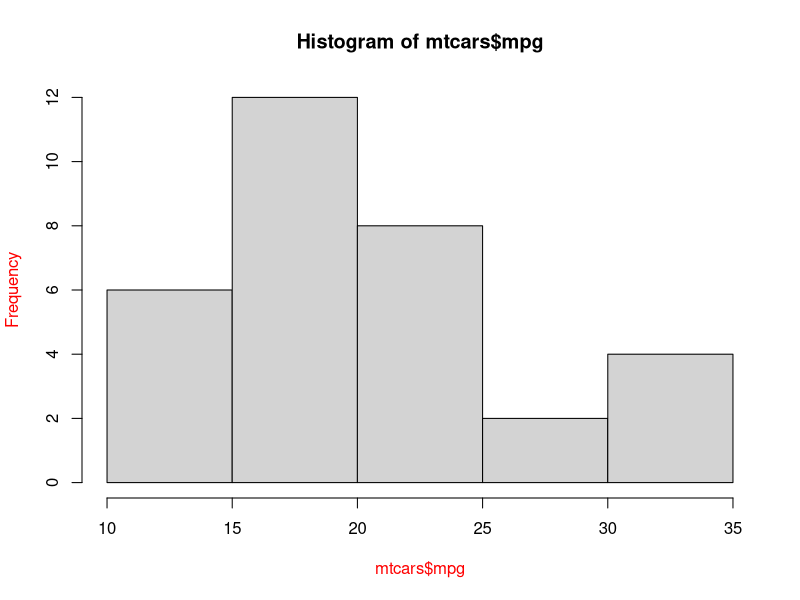

The R script that drew this image:

#### par mess! quite RESOLVED

par(mfrow = c(2,2)) ## some random par change
par("mfrow")
par("col.lab")

## last resource xD
par(mfrow = c(1,1))


## A GOOD attempt --> BETTER copy the current settings

## take a look on ADVANCED PLOTS on Quick-R
## http://www.statmethods.net/advgraphs/parameters.html

par()              # view current settings
opar <- par()      # make a copy of current settings
par(col.lab="red") # red x and y labels 
hist(mtcars$mpg)   # create a plot with these new settings 
par(opar)          # restore original settings

